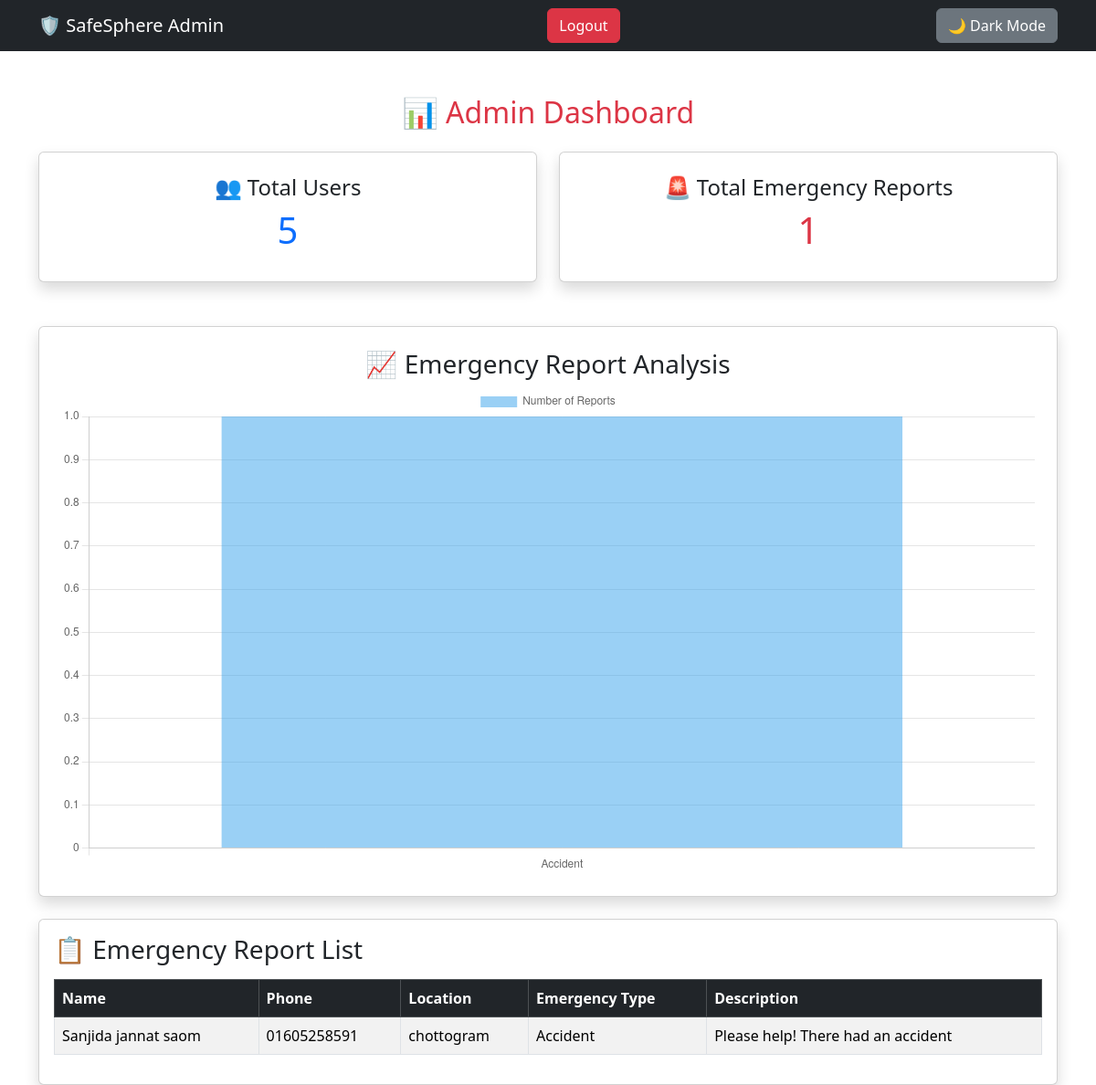
Page /admin-dashboard/ (signed in) on the committed database.
### home/models.py (models this page shows, shortened)
class EmergencyReport(models.Model):
    name = models.CharField(max_length=100)
    phone = models.CharField(max_length=20)
    location = models.CharField(max_length=200)
    emergency_type = models.CharField(max_length=50)
    description = models.TextField()

### home/views.py (the view)
# urls.py: path('admin-dashboard/', views.admin_dashboard, name='admin_dashboard'),
def admin_dashboard(request):
    if "user_id" not in request.session:
        return redirect("/login/")
    total_users = User.objects.count()
    total_reports = EmergencyReport.objects.count()
    reports = EmergencyReport.objects.all().order_by("-id")
    emergency_data = {}
    for report in reports:
        if report.emergency_type in emergency_data:
            emergency_data[report.emergency_type] += 1
        else:
            emergency_data[report.emergency_type] = 1
    context = {
        "total_users": total_users,
        "total_reports": total_reports,
        "reports": reports,
        "chart_labels": list(emergency_data.keys()),
        "chart_data": list(emergency_data.values()),
    }
    return render(request, "admin_dashboard.html", context)

### templates/admin_dashboard.html (shortened to what this page needs)
{% load static %}
<!DOCTYPE html>
<html lang="en">
<head>
<link href="https://cdn.jsdelivr.net/npm/bootstrap@5.3.7/dist/css/bootstrap.min.css" rel="stylesheet">
</head>
<body>
<nav class="navbar navbar-dark bg-dark">
<div class="container">
<a class="navbar-brand" href="/">
🛡 SafeSphere Admin
</a>
<a href="/logout/" class="btn btn-danger">
Logout
</a>
<button onclick="toggleDarkMode()" class="btn btn-secondary ms-2">
🌙 Dark Mode
</button>
</div>
</nav>
<div class="container mt-5">
<h2 class="text-center text-danger mb-4">
📊 Admin Dashboard
</h2>
<div class="row">
<div class="col-md-6 mb-4">
<div class="card shadow p-4 text-center">
<h4>
👥 Total Users
</h4>
<h1 class="text-primary">
{{ total_users }}
</h1>
</div>
</div>
<div class="col-md-6 mb-4">
<div class="card shadow p-4 text-center">
<h4>
🚨 Total Emergency Reports
</h4>
<h1 class="text-danger">
{{ total_reports }}
</h1>
</div>
</div>
</div>
<div class="card shadow mt-4 p-4">
<h3 class="text-center">
📈 Emergency Report Analysis
</h3>
<canvas id="emergencyChart"></canvas>
</div>
<script>
const ctx = document.getElementById('emergencyChart');
new Chart(ctx, {
type: 'bar',
data: {
labels: {{ chart_labels|safe }},
datasets: [{
label: 'Number of Reports',
data: {{ chart_data|safe }},
}]
},
options: {
responsive: true
}
});
</script>
<div class="card shadow mt-4">
<div class="card-body">
<h3 class="mb-3">
📋 Emergency Report List
</h3>
<div class="table-responsive">
<table class="table table-bordered table-striped">
<thead class="table-dark">
<tr>
<th>Name</th>
<th>Phone</th>
<th>Location</th>
<th>Emergency Type</th>
<th>Description</th>
</tr>
</thead>
<tbody>
{% for report in reports %}
<tr>
<td>{{ report.name }}</td>
<td>{{ report.phone }}</td>
<td>{{ report.location }}</td>
<td>{{ report.emergency_type }}</td>
<td>{{ report.description }}</td>
</tr>
{% empty %}
<tr>
<td colspan="5" class="text-center text-danger">
No Emergency Reports Found
</td>
</tr>
{% endfor %}
</tbody>
</table>
</div>
</div>
</div>
</div>
</body>
</html>

### rows in the picture
EmergencyReport: name "Sanjida jannat saom", phone "01605258591", location "chottogram", emergency_type "Accident", description "Please help! There had an accident"

### other values in the picture
{{ total_users }} "5"
{{ total_reports }} "1"
chart data {{ chart_labels|safe }} ['Accident']
chart data {{ chart_data|safe }} [1]
